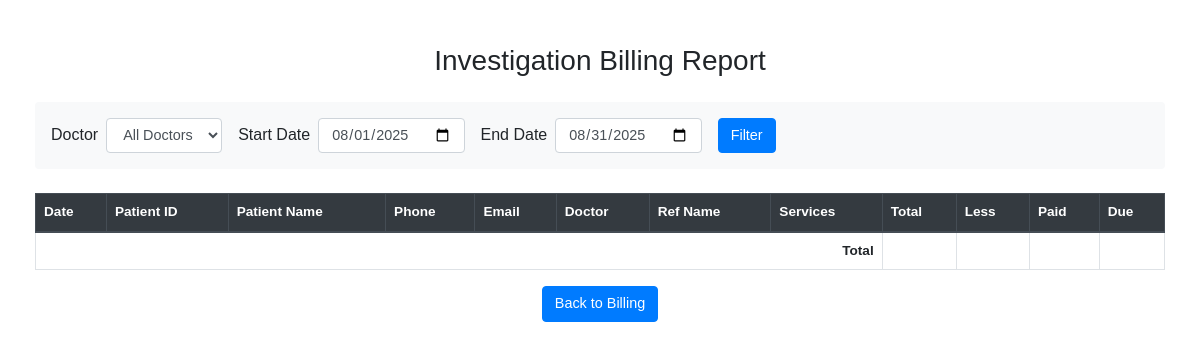
Page /billing_report.php on the earlier database version.
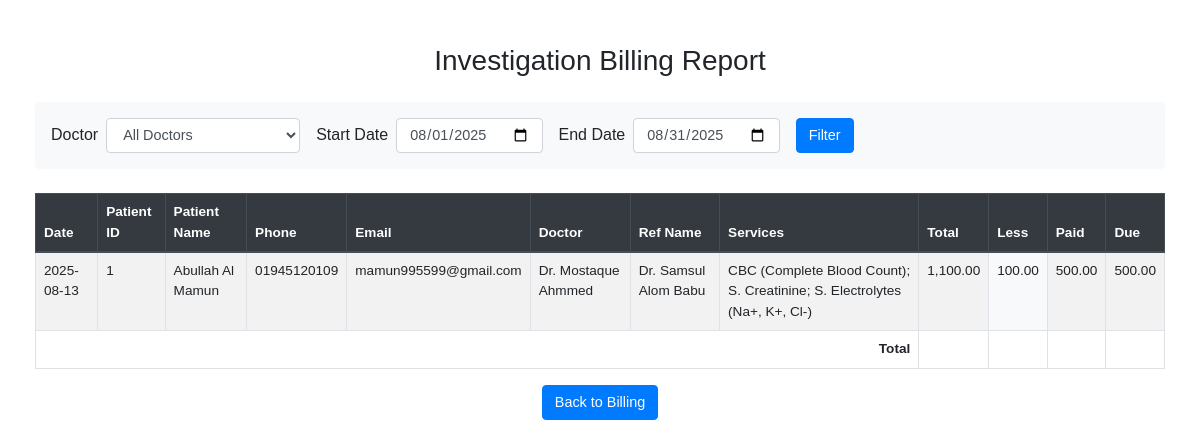
Same page on the later database version.
### tables this page shows
CREATE TABLE patients (
        patient_id INTEGER PRIMARY KEY AUTOINCREMENT,
        old_id TEXT,
        date TEXT,
        patient_name TEXT,
        sex TEXT,
        age TEXT,
        phone TEXT,
        email TEXT,
        ref_doctors TEXT,
        ref_name TEXT,
        delivery_date TEXT,
        delivery_time TEXT,
        remarks TEXT,
        less_total REAL,
        less_percent_total REAL,
        paid REAL,
        send_sms INTEGER,
        send_email INTEGER,
        created_at TEXT,
        updated_at TEXT,
        address TEXT
    );

### billing_report.php (the view, shortened to what this page needs)
<?php
include 'db_sqlite.php';
$startDate = $_GET['start_date'] ?? date('Y-m-01');
$endDate = $_GET['end_date'] ?? date('Y-m-t');
$sql = "
  SELECT
    p.date,
    p.patient_id,
    p.patient_name,
    p.phone,
    p.email,
    p.ref_doctors AS doctor,
    p.ref_name,
    GROUP_CONCAT(b.service_name, '; ') AS services,
    SUM(b.final_price) AS total,
    p.less_total,
    p.paid,
    (SUM(b.final_price) - p.less_total - p.paid) AS due
  FROM billing b
  JOIN patients p ON b.patient_id = p.patient_id
  WHERE p.date BETWEEN ? AND ?
";
$params = [$startDate, $endDate];
$sql .= " GROUP BY p.patient_id, p.date, p.patient_name, p.phone, p.email, p.ref_doctors, p.ref_name, p.paid, p.less_total
  ORDER BY p.date DESC";
$stmt = $pdo->prepare($sql);
$stmt->execute($params);
$rows = $stmt->fetchAll(PDO::FETCH_ASSOC);
?>
<!DOCTYPE html>
<html>
<head>
  <link rel="stylesheet" href="https://stackpath.bootstrapcdn.com/bootstrap/4.5.2/css/bootstrap.min.css">
  <link rel="stylesheet" href="https://cdn.datatables.net/1.13.6/css/jquery.dataTables.min.css">
  <link rel="stylesheet" href="https://cdn.datatables.net/buttons/2.4.1/css/buttons.dataTables.min.css">
</head>
<body>
<div class="container py-4">
  <h3 class="mb-4 text-center">Investigation Billing Report</h3>
  <form method="GET" class="form-inline mb-4 bg-light p-3 rounded">
    <label class="mr-2">Doctor</label>
    <select name="doctor" id="doctorFilter" class="form-control mr-3">
      <option value="">All Doctors</option>
    </select>
    <label class="mr-2">Start Date</label>
    <input type="date" name="start_date" class="form-control mr-3" value="<?= $startDate ?>">
    <label class="mr-2">End Date</label>
    <input type="date" name="end_date" class="form-control mr-3" value="<?= $endDate ?>">
    <button class="btn btn-primary" type="submit">Filter</button>
  </form>
  <table id="billingTable" class="table table-bordered table-striped">
    <thead class="thead-dark">
      <tr>
        <th>Date</th>
        <th>Patient ID</th>
        <th>Patient Name</th>
        <th>Phone</th>
        <th>Email</th>
        <th>Doctor</th>
        <th>Ref Name</th>
        <th>Services</th>
        <th>Total</th>
        <th>Less</th>
        <th>Paid</th>
        <th>Due</th>
      </tr>
    </thead>
    <tbody>
      <?php foreach ($rows as $row): ?>
        <tr>
          <td><?= $row['date'] ?></td>
          <td><?= $row['patient_id'] ?></td>
          <td><?= htmlspecialchars($row['patient_name']) ?></td>
          <td><?= htmlspecialchars($row['phone']) ?></td>
          <td><?= htmlspecialchars($row['email'] ?? 'N/A') ?></td>
          <td><?= htmlspecialchars($row['doctor'] ?? 'N/A') ?></td>
          <td><?= htmlspecialchars($row['ref_name'] ?? 'N/A') ?></td>
          <td><?= htmlspecialchars($row['services']) ?></td>
          <td><?= number_format($row['total'], 2) ?></td>
          <td class="discount-column"><?= number_format($row['less_total'], 2) ?></td>
          <td><?= number_format($row['paid'], 2) ?></td>
          <td><?= number_format($row['due'], 2) ?></td>
        </tr>
      <?php endforeach ?>
    </tbody>
    <tfoot>
      <tr>
        <th colspan="8" class="text-right">Total</th>
        <th></th>
        <th></th>
        <th></th>
        <th></th>
      </tr>
    </tfoot>
  </table>
  <div class="text-center mt-3">
    <a href="bill.php" class="btn btn-primary">Back to Billing</a>
  </div>
</div>
</body>
</html>

### billing_report.php (style rules this page uses)
body { font-family: Arial; padding: 20px; }
.container { max-width: 1400px; }
.table th, .table td { padding: .5rem; }
.form-control { font-size: 0.9rem; }
.btn { font-size: 0.9rem; }
#billingTable { font-size: 0.85rem; }
.discount-column { background-color: #f8f9fa; }

Differences in the rows shown:
added patients: date "2025-08-13", patient_id "1", patient_name "Abullah Al Mamun", phone "01945120109", email "mamun995599@gmail.com", ref_doctors "Dr. Mostaque Ahmmed", ref_name "Dr. Samsul Alom Babu", services "CBC (Complete Blood Count); S. Creatinine; S. Electrolytes (Na+, K+, Cl-)", total "1,100.00", less_total "100.00", paid "500.00", due "500.00"
